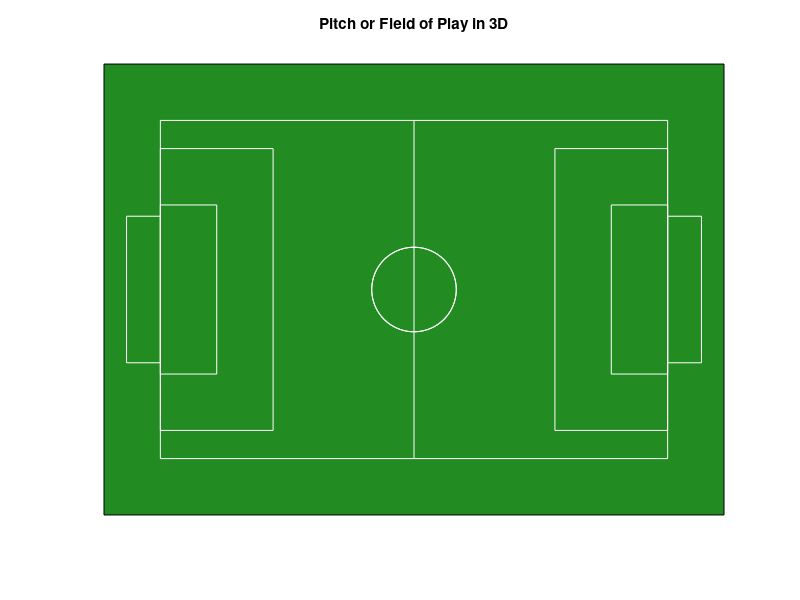

Here is the MATLAB script that generated this plot:
% create the Pitch or Field of Play
function Create_Field()
    load('Field_data.mat');
    % create the holl area
    surface([-(Pitch_length + 2 * Border_strip_width)/2 (Pitch_length + 2 * Border_strip_width)/2; ...
        -(Pitch_length + 2 * Border_strip_width)/2 (Pitch_length + 2 * Border_strip_width)/2], ...
        [(Pitch_width + 2*Border_strip_width)/2 (Pitch_width + 2*Border_strip_width)/2; ...
        -(Pitch_width + 2*Border_strip_width)/2 -(Pitch_width + 2*Border_strip_width)/2], ...
        [0 0;0 0], "FaceColor", [34/255, 139/255, 34/255]);
    
    % create the lines in the Field
    % main area
    surface([-Pitch_length/2 Pitch_length/2;-Pitch_length/2 Pitch_length/2], ...
        [Pitch_width/2 Pitch_width/2; -Pitch_width/2 -Pitch_width/2], ...
        [0 0;0 0], "FaceColor", "none", "EdgeColor","w");
    % left side
    surface([   -Pitch_length/2                         -Pitch_length/2+Penalty_area_length; ...
                -Pitch_length/2                         -Pitch_length/2+Penalty_area_length], ...
                [Penalty_area_width/2                   Penalty_area_width/2; ...
                -Penalty_area_width/2                   -Penalty_area_width/2], ...
        [0 0;0 0], "FaceColor", "none", "EdgeColor","w");
    surface([   -Pitch_length/2                         -Pitch_length/2+Goal_area_length; ...
                -Pitch_length/2                         -Pitch_length/2+Goal_area_length], ...
                [Goal_area_width/2                       Goal_area_width/2; ...
                -Goal_area_width/2                      -Goal_area_width/2], ...
        [0 0;0 0], "FaceColor", "none", "EdgeColor","w");
    surface([   -Pitch_length/2-Goal_depth              -Pitch_length/2; ...
                -Pitch_length/2-Goal_depth              -Pitch_length/2], ...
                [Goal_width/2                           Goal_width/2; ...
                -Goal_width/2                           -Goal_width/2], ...
        [0 0;0 0], "FaceColor", "none", "EdgeColor","w");
    % right side
    surface(-[  -Pitch_length/2+Penalty_area_length     -Pitch_length/2; ...
                -Pitch_length/2+Penalty_area_length     -Pitch_length/2], ...
                [Penalty_area_width/2                    Penalty_area_width/2; ...
                -Penalty_area_width/2                   -Penalty_area_width/2], ...
        [0 0;0 0], "FaceColor", "none", "EdgeColor","w");
    surface(-[  -Pitch_length/2+Goal_area_length        -Pitch_length/2 ; ...
                -Pitch_length/2+Goal_area_length        -Pitch_length/2 ], ...
                [Goal_area_width/2                      Goal_area_width/2; ...
                -Goal_area_width/2                      -Goal_area_width/2], ...
        [0 0;0 0], "FaceColor", "none", "EdgeColor","w");
    surface(-[  -Pitch_length/2-Goal_depth              -Pitch_length/2; ...
                -Pitch_length/2-Goal_depth              -Pitch_length/2], ...
                [Goal_width/2                           Goal_width/2; ...
                -Goal_width/2                           -Goal_width/2], ...
        [0 0;0 0], "FaceColor", "none", "EdgeColor","w");
    % centre area
    line([0 0], [Pitch_width/2 -Pitch_width/2], [0 0], "color", "w") 
    surface([Center_circle_diameter*cos(linspace(0, 2*pi, 100))/2; ...
        Center_circle_diameter*cos(linspace(0,2*pi,100))/2], ...
        [Center_circle_diameter*sin(linspace(0,2*pi,100))/2; ...
        Center_circle_diameter*sin(linspace(0,2*pi,100))/2], ...
        [zeros(size(Center_circle_diameter*cos(linspace(0,2*pi,100)))); ...
        zeros(size(Center_circle_diameter*cos(linspace(0, 2*pi,100))))] ...
        ,"FaceColor", "none", "EdgeColor","w");
    axis equal;
    set(gca, 'visible', 'off');  % Hide the axes
    set(gcf, 'Color', 'w');      % background color
    title('Pitch or Field of Play in 3D');
    grid on;
end
    
